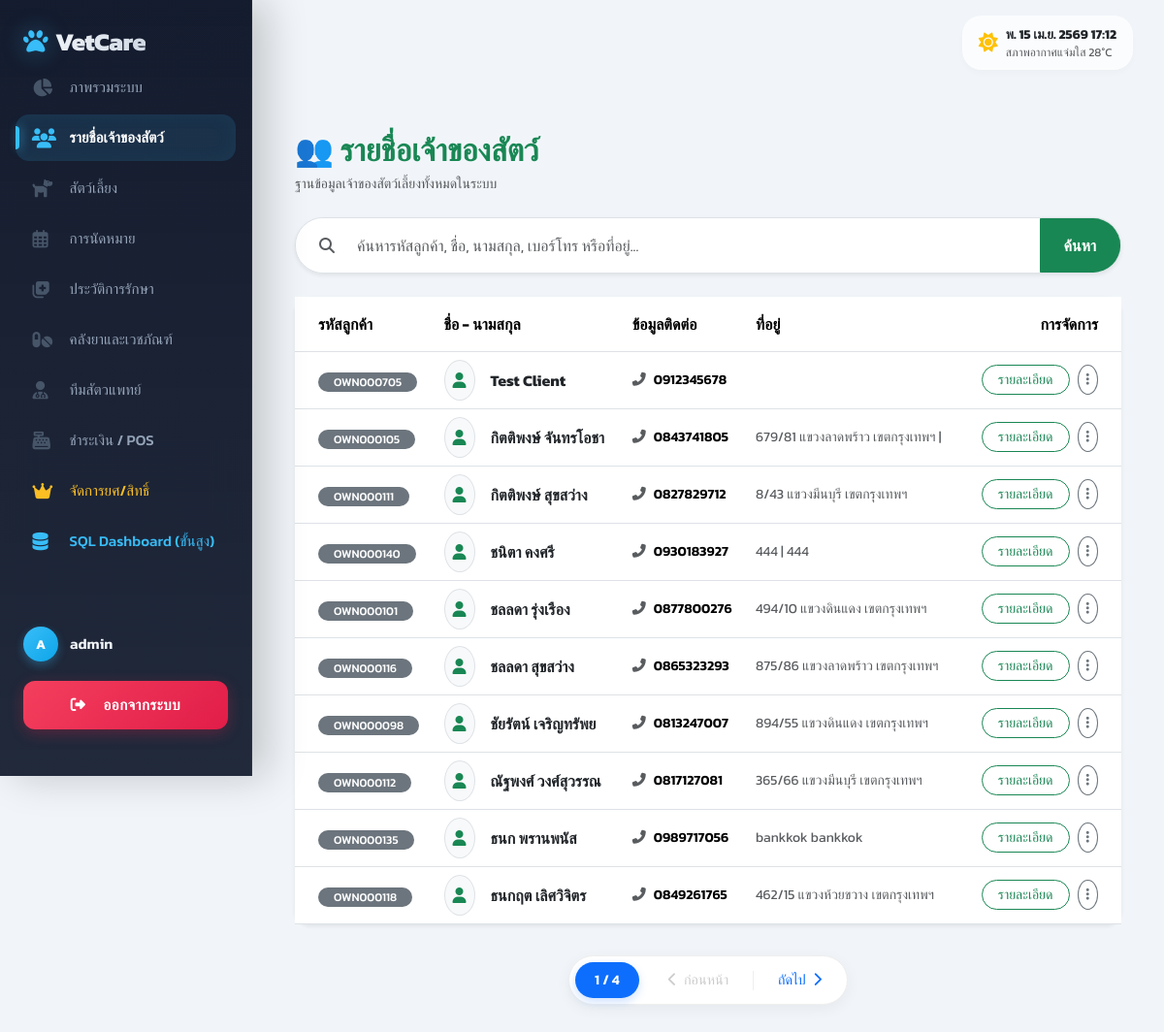
The page /owners/ (signed in) on the database as committed earlier.
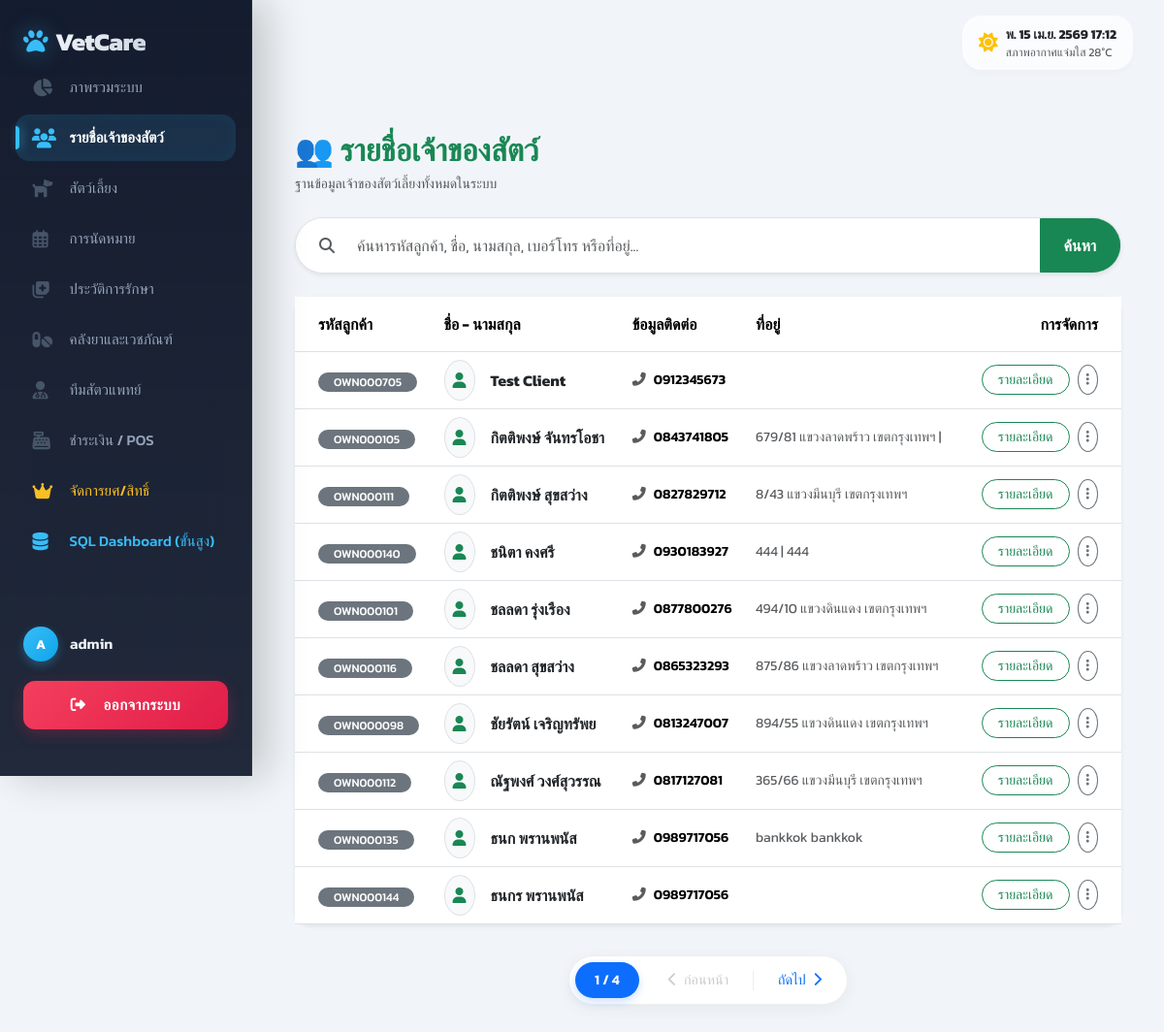
The same page on the database as committed later.
### myapp/models.py (models this page shows, shortened)
class Owner(models.Model):
    from django.conf import settings
    user = models.OneToOneField(settings.AUTH_USER_MODEL, on_delete=models.SET_NULL, null=True, blank=True, related_name='owner_profile', verbose_name='บัญชีผู้ใช้')
    first_name = models.CharField(max_length=100)
    last_name = models.CharField(max_length=100)
    customer_id = models.CharField(max_length=50, blank=True, null=True, verbose_name='รหัสลูกค้า')
    phone = models.CharField(max_length=15, blank=True, null=True)
    address = models.TextField(blank=True, null=True)

### myapp/views.py (the view, shortened to what this page needs)
# urls.py: path('owners/', staff_required_redirect(views.OwnerListView.as_view()), name='owner_list'),
class OwnerListView(ListView):
    model = Owner
    template_name = 'myapp/owner/owner_list.html'
    context_object_name = 'owners'
    paginate_by = 10
    def get_queryset(self):
        qs = super().get_queryset().annotate(
            full_name=Concat('first_name', Value(' '), 'last_name')
        )
        q = self.request.GET.get('q', '')
        return qs.order_by('first_name')
    def get_context_data(self, **kwargs):
        context = super().get_context_data(**kwargs)
        context['q'] = self.request.GET.get('q', '')
        return context

### myapp/views.py (called while the page is built)
def staff_required_redirect(view_func):
    @wraps(view_func)
    def _wrapped_view(request, *args, **kwargs):
        if not request.user.is_authenticated:
            return redirect('login')
        if not request.user.is_staff:
            messages.warning(request, "ขออภัย! คุณไม่มีสิทธิ์เข้าถึงหน้านี้ (เฉพาะพนักงาน)")
            return redirect('client_dashboard')
        return view_func(request, *args, **kwargs)
    return _wrapped_view

### myapp/templates/myapp/owner/owner_list.html (shortened to what this page needs)
{% extends 'myapp/core/base.html' %}
{% block content %}
<div class="container py-4">
    <div class="d-flex justify-content-between align-items-center mb-4">
        <div>
            <h2 class="fw-bold text-success mb-1">👥 รายชื่อเจ้าของสัตว์</h2>
            <p class="text-muted small mb-0">ฐานข้อมูลเจ้าของสัตว์เลี้ยงทั้งหมดในระบบ</p>
        </div>
    </div>
    <form method="get" class="mb-4">
        <div class="input-group shadow-sm rounded-pill overflow-hidden border">
            <span class="input-group-text border-0 bg-white ps-4">
                <i class="fas fa-search text-muted"></i>
            </span>
            <input type="text" name="q" id="searchInput" value="{{ q|default:'' }}" class="form-control border-0 py-3 shadow-none" placeholder="ค้นหารหัสลูกค้า, ชื่อ, นามสกุล, เบอร์โทร หรือที่อยู่...">
            <button type="submit" class="btn btn-success px-4 fw-bold">ค้นหา</button>
        </div>
    </form>
    <div id="resultsContainer">
    {% if owners %}
    <div class="card border-0 shadow-sm rounded-4 d-none d-lg-block">
        <div class="table-responsive">
            <table class="table table-hover align-middle mb-0">
                <thead class="bg-light text-success border-bottom">
                    <tr>
                        <th class="ps-4 py-3">รหัสลูกค้า</th>
                        <th class="py-3">ชื่อ - นามสกุล</th>
                        <th class="py-3">ข้อมูลติดต่อ</th>
                        <th class="py-3">ที่อยู่</th>
                        <th class="text-end pe-4 py-3">การจัดการ</th>
                    </tr>
                </thead>
                <tbody>
                    {% for owner in owners %}
                    <tr>
                        <td class="ps-4">
                            <span class="badge bg-secondary rounded-pill pe-3 ps-3" style="font-weight: 500;">{{ owner.customer_id|default:"-" }}</span>
                        </td>
                        <td>
                            <div class="d-flex align-items-center">
                                <div class="bg-light p-2 rounded-circle me-3 border">
                                    <i class="fas fa-user text-success"></i>
                                </div>
                                <div class="fw-bold text-dark">{{ owner.first_name }} {{ owner.last_name }}</div>
                            </div>
                        </td>
                        <td>
                            <div class="small fw-semibold"><i class="fas fa-phone-alt me-2 text-muted"></i>{{ owner.phone }}</div>
                        </td>
                        <td>
                            <div class="small text-muted" style="max-width: 250px;">{{ owner.address|truncatewords:10 }}</div>
                        </td>
                        <td class="text-end pe-4">
                            <div class="btn-group">
                                <a href="{% url 'owner_detail' owner.pk %}" class="btn btn-sm btn-outline-success rounded-pill px-3 me-2">รายละเอียด</a>
                                <div class="dropdown">
                                    <button class="btn btn-sm btn-outline-secondary rounded-circle" type="button" data-bs-toggle="dropdown">
                                        <i class="fas fa-ellipsis-v"></i>
                                    </button>
                                </div>
                            </div>
                        </td>
                    </tr>
                    {% endfor %}
                </tbody>
            </table>
        </div>
    </div>
    <div class="mt-4">
        {% include 'myapp/includes/pagination.html' %}
    </div>
    {% endif %}
    </div>
</div>
{% endblock %}

Rows that differ between the two databases and show on the page:
no longer on this page (row unchanged): Owner: customer_id "OWN000118", first_name "ธนกฤต", last_name "เลิศวิจิตร", phone "0849261765", address "462/15 แขวงห้วยขวาง เขตกรุงเทพฯ"
changed Owner "Test": phone "0912345678" → "0912345673"
added Owner: customer_id "OWN000144", first_name "ธนกร", last_name "พรานพนัส", phone "0989717056"
